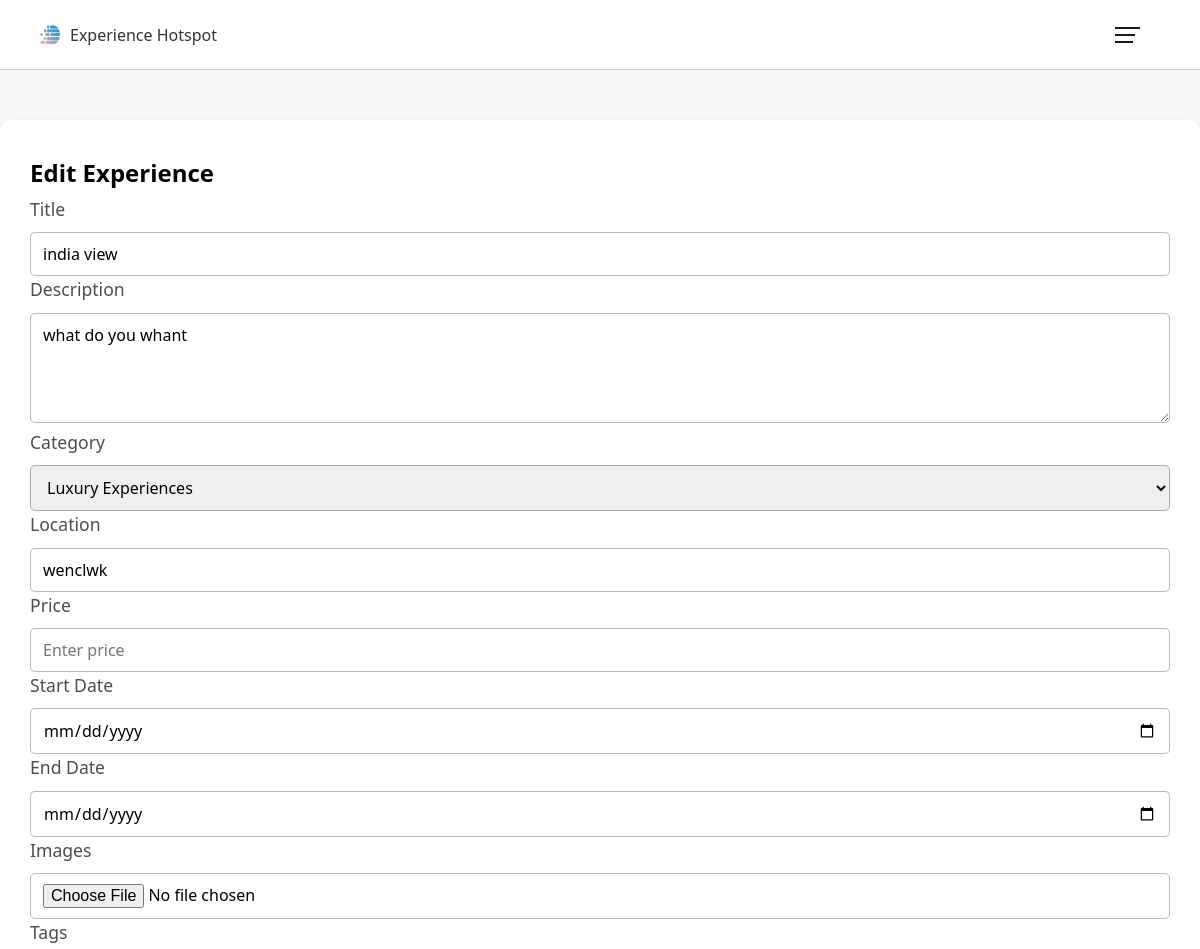
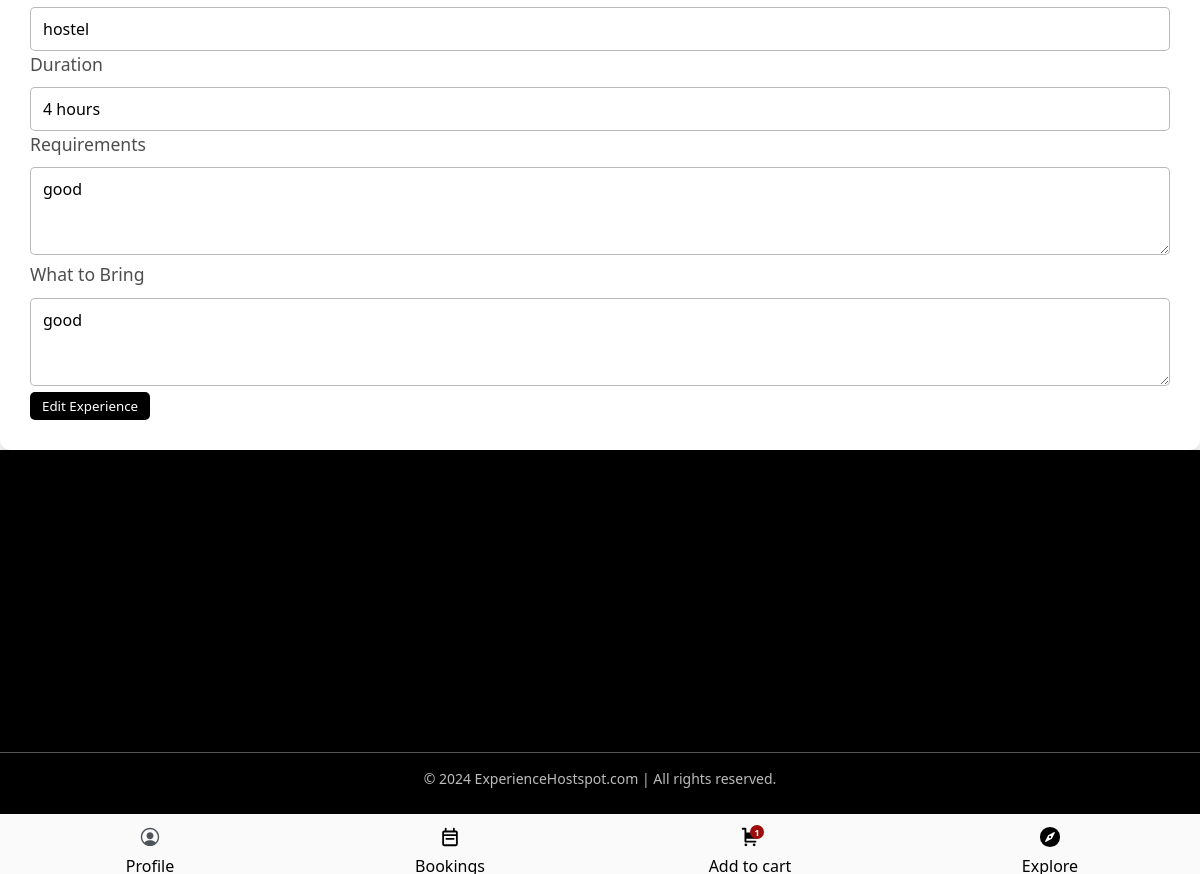
The page /vendor/vendor_edit/india view/ (signed in) on the database its author committed (2 pictures, top to bottom).
### base/models.py (models this page shows, shortened)
class Experience(models.Model):
    CATEGORY_CHOICES = [
        ('adventure_outdoor', 'Adventure & Outdoor'),
        ('cultural_historical', 'Cultural & Historical'),
        ('food_drink', 'Food & Drink'),
        ('wellness_relaxation', 'Wellness & Relaxation'),
        ('entertainment_shows', 'Entertainment & Shows'),
        ('workshops_learning', 'Workshops & Learning'),
        ('nature_wildlife', 'Nature & Wildlife'),
        ('water_activities', 'Water Activities'),
        ('romantic_special', 'Romantic & Special Occasions'),
        ('family_friendly', 'Family-Friendly'),
        ('luxury_experiences', 'Luxury Experiences'),
        ('seasonal_holiday', 'Seasonal & Holiday'),
    ]
    title = models.CharField(max_length=255)
    description = models.TextField()
    category = models.CharField(max_length=50, choices=CATEGORY_CHOICES)
    location = models.CharField(max_length=255)
    private_group_price = models.DecimalField(max_digits=10, decimal_places=2, blank=True, null=True)
    private_group_max_guests = models.PositiveIntegerField(default=10)
    price_per_guest = models.DecimalField(max_digits=10, decimal_places=2, blank=True, null=True)  # Price per guest
    discount_price = models.DecimalField(max_digits=10, decimal_places=2, blank=True, null=True)  # Discount price (if applicable)
    extra_services = models.JSONField(blank=True, null=True)
    available_slots = models.IntegerField(blank=True, null=True)
    calendar_view = models.JSONField(blank=True, null=True)  # Visual representation of available time slots
    sessions_per_day = models.PositiveIntegerField(default=1)  # Number of sessions per day
    min_guests = models.PositiveIntegerField(default=1)  # Minimum number of guests
    max_guests = models.PositiveIntegerField(default=20)  # Maximum number of guests
    created_at = models.DateTimeField(auto_now_add=True)
    updated_at = models.DateTimeField(auto_now=True)
    end_time =models.CharField(max_length=255,null=True)
    start_time= models.CharField(max_length=255,null=True)
    vendor = models.ForeignKey('VendorProfile', on_delete=models.CASCADE, related_name='experiences')
    vendor_user = models.ForeignKey('UserProfile', on_delete=models.CASCADE, null=True)
    guest = models.IntegerField(default=0)
    images = models.ImageField(upload_to='experience_images/', null=True, blank=True)  # Image upload
    videos = models.FileField(upload_to='experience_videos/', null=True, blank=True)  # Vendor video upload
    tags = models.CharField(max_length=255, blank=True)  # Comma-separated tags for searching/filtering
    rating = models.DecimalField(max_digits=3, decimal_places=2, default=0.0)  # Average rating
    is_featured = models.BooleanField(default=False)  # Flag for featured experiences
    duration = models.CharField(max_length=50)  # Duration of the experience (e.g., "3 hours", "2 days")
    requirements = models.TextField(blank=True)  # Optional special requirements
    what_to_bring = models.TextField(blank=True)  # Optional list of recommended things to bring

### Vendors/views.py (the view, shortened to what this page needs)
# urls.py: path('vendor_edit/<str:title>/',views.vendor_edit,name="vendor_edit"),
@login_required(login_url='signin')
def vendor_edit(request,title):
    if Experience.objects.filter(vendor__user=request.user).exists():
        edit = get_object_or_404(Experience,title=title,vendor__user=request.user)
        print(edit.category)
        categories = Experience.CATEGORY_CHOICES
        context = {
            'edit':edit,
            'categories':categories
        }
        return render (request, 'vendor/vendor-edit.html',context)

### base/templates/vendor/vendor-edit.html (shortened to what this page needs)
{% extends "base.html" %}
{% load static %}
{% block context %}
<!DOCTYPE html>
<html lang="en">
<head>
</head>
<body>
<div class="container">
    <div class="row justify-content-center">
        <div class="col-md-8">
            <div class="form-container">
                <h2 class="text-center mb-4">Edit Experience</h2>
                <form method="post" enctype="multipart/form-data">
                    <div class="mb-3">
                        <label for="title" class="form-label">Title</label>
                        <input type="text" class="form-control" id="title" value="{{edit.title}}" name="title" placeholder="Enter experience title" required>
                    </div>
                    <div class="mb-3">
                        <label for="description" class="form-label">Description</label>
                        <textarea class="form-control" id="description" value="{{edit.description}}" name="description" rows="4" placeholder="Describe the experience" required>{{ edit.description }}</textarea>
                    </div>
                    <div class="mb-3">
                        <label for="category" class="form-label">Category</label>
                        <select class="form-select" id="category" name="category" required>
                            {% for key, value in categories %}
                                <option value="{{ key }}" {% if key == edit.category %}selected{% endif %}>{{ value }}</option>
                            {% endfor %}
                        </select>
                    </div>
                    <div class="mb-3">
                        <label for="location" class="form-label">Location</label>
                        <input type="text" class="form-control" id="location" value= "{{edit.location}}" name="location" placeholder="Enter location" required>
                    </div>
                    <div class="mb-3">
                        <label for="price" class="form-label">Price</label>
                        <input type="number" class="form-control" id="price" value= "{{edit.price}}" name="price" step="0.01" placeholder="Enter price" required>
                    </div>
                    <div class="mb-3">
                        <label for="start_date" class="form-label">Start Date</label>
                        <input type="date" class="form-control" id="start_date" value= "{{edit.start_date}}" name="start_date" required>
                    </div>
                    <div class="mb-3">
                        <label for="end_date" class="form-label">End Date</label>
                        <input type="date" class="form-control" id="end_date" value="{{edit.end_date}}" name="end_date" required>
                    </div>
                    <div class="mb-3">
                        <label for="images" class="form-label">Images</label>
                        <input type="file" class="form-control" id="images" value="{{edit.images.url}}" required name="images">
                    </div>
                    <div class="mb-3">
                        <label for="tags" class="form-label">Tags</label>
                        <input type="text" class="form-control" id="tags" value="{{edit.tags}}" name="tags" placeholder="Enter comma-separated tags">
                    </div>
                    <div class="mb-3">
                        <label for="duration" class="form-label">Duration</label>
                        <input type="text" class="form-control" id="duration" value="{{edit.duration}}" name="duration" placeholder="e.g., 3 hours, 2 days" required>
                    </div>
                    <div class="mb-3">
                        <label for="requirements" class="form-label">Requirements</label>
                        <textarea class="form-control" id="requirements"  name="requirements" rows="3" placeholder="Enter any special requirements">{{edit.requirements}}</textarea>
                    </div>
                    <div class="mb-3">
                        <label for="what_to_bring" class="form-label">What to Bring</label>
                        <textarea class="form-control" id="what_to_bring"   name="what_to_bring" rows="3" placeholder="List things to bring">{{edit.what_to_bring}}</textarea>
                    </div>
                    <div class="d-grid gap-2">
                        <button type="submit" class="btn btn-black">Edit Experience</button>
                    </div>
                </form>
            </div>
        </div>
    </div>
</div>
</body>
</html>
{% endblock context %}

### base/static/css/style.css (style rules this page uses)
* { box-sizing: border-box; }
:root { --font-family: system-ui, -apple-system, BlinkMacSystemFont, 'Segoe UI', Roboto, Oxygen, Ubuntu, Cantarell, 'Open Sans', 'Helvetica Neue', sans-serif; --bg-clr : #7c89f1; --logo-clr: #5172bb; --outline-clr : #a492de; --btn-clr : #7138ff; --variant-clr : #217ef7; --light-text-clr : hsl(0,0%,98%); --btn-trans : scale 1s ease; }
html { scroll-behavior: smooth; }
body { margin : 0; padding : 0; font-family: var(--font-family); line-height: 1.5; }
button, input, select, textarea { border : none; font-family: var(--font-family); }
button { cursor: pointer; -webkit-tap-highlight-color: transparent; transition : scale 1s ease; }
h2,h3,h4,p { margin :5px 0; }
.form-container { border-radius: 10px; overflow: hidden; }
.form-label { font-weight: 500; color : hsl(0,0%,30%); font-size: 1.1rem; width : fit-content; margin-bottom: 0px; }
.form-control, .form-select { width : 100%; padding : 10px 12px; font-size: 1rem; border : 1px solid hsla(0,0%,10%,.3); border-radius: 5px; margin-top: 10px; }
.btn { padding : 5px 12px; display: inline-block; border-radius: 5px; }
.btn-black { background-color: black; color: white; }

### base/templates/vendor/vendor-edit.html (style rules this page uses)
body { background-color: #f7f7f7; }
.form-container { background-color: white; border-radius: 10px; padding: 30px; margin-top: 50px; box-shadow: 0 4px 8px rgba(0, 0, 0, 0.1); }
.btn-black { background-color: black; color: white; border-radius: 5px; }
.form-label { font-weight: 500; }

### rows shown on the page
Experience: title "india view", description "what do you whant", category "Luxury Experiences", location "wenclwk", tags "hostel", duration "4 hours", requirements "good", what_to_bring "good"
